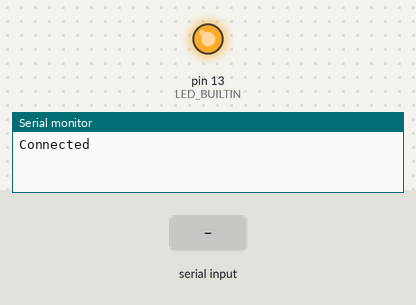
The sketch below on a simulated Arduino Uno, built with avr-gcc and run on an emulated ATmega328P. Shown: output pins drawn as LEDs (lit = HIGH), the last lines printed to the serial monitor. Inputs (shaded band) come from the test bench.

Above: at 1.2 s.
1.3 s: byte 33 ('!') received over Serial
At 2.1 s:
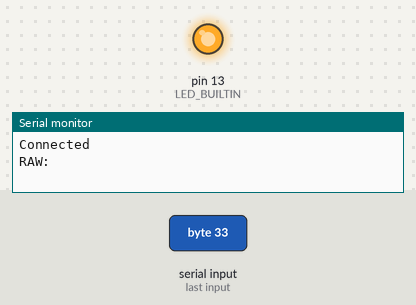
2.8 s: "!\n" received over Serial
At 8.3 s:
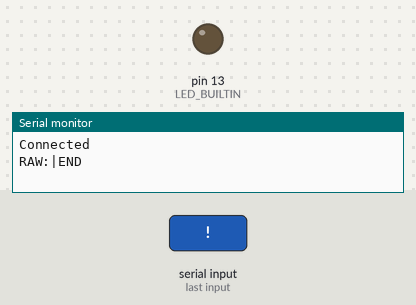
8.4 s: "<!>" received over Serial
At 9.0 s:
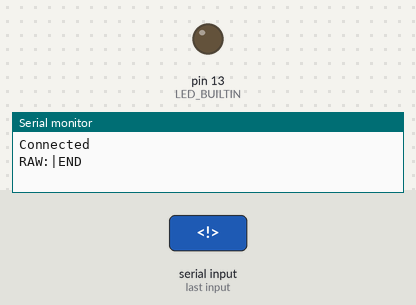
9.9 s: byte 10 ('\n') received over Serial
At 11.3 s:
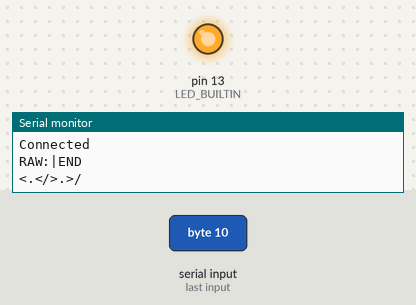
Timing chart, 0 to 12.4 s (numbered marks = the images above; inputs shaded):
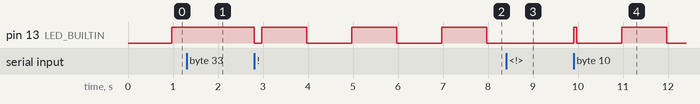

Measured:
- after the input at 1.3 s, pin 13 (LED_BUILTIN): stays HIGH (without the input it goes to LOW after 0.67 s)
- after the input at 2.8 s, pin 13 (LED_BUILTIN): HIGH → LOW at once, then repeats every 2.0 s: HIGH 1.0 s, LOW 1.0 s
- after the input at 8.4 s, pin 13 (LED_BUILTIN): stays LOW (without the input it goes to HIGH after 0.57 s)
- after the input at 9.9 s, pin 13 (LED_BUILTIN): LOW → HIGH at once, → LOW 0.07 s later, → HIGH 1.0 s later, → LOW 1.0 s later

The sketch:

usb_serial_relay.ino
```cpp
#include <SoftwareSerial.h>

/*
Command format:

PPT commands:
"<(<#60(^" Left, RotateLeft, Left, Softdrop 60f, RotateLeft, HardDrop

<  left
>  right
)  rotateRight
(  rotateLeft
*  hold
^  hardDrop
#xx  softDrop for xx frames (in 60fps)
*/

#define FRAME_RATE 30

SoftwareSerial ss(2, 3);  // RX,TX
char lastMsg = 0;
long frames = 0;
char commands[32];
int cmdIndex = -1;
int cmdLength = 0;
int waitFrames = 0;

void setup() {
  Serial.begin(57600);
  ss.begin(57600);
  Serial.println("Connected");
  pinMode(LED_BUILTIN, OUTPUT);
}

void loop() {
  while (1000 * frames > millis() * FRAME_RATE) {
    ;
  }  // Spin wait to sync framerate
  frames++;
  if (frames % FRAME_RATE == 0) {
    digitalWrite(LED_BUILTIN, (frames / FRAME_RATE) % 2);
  }

  while (ss.available())
  {
    Serial.write(ss.read());
  }


  if (Serial.available()) {
    readCommand();
  }

  if (waitFrames > 0) {
    waitFrames--;
    return;
  }

  if (cmdIndex < 0) return;

  char m = lastMsg;
  if (lastMsg != 0) {
    sendSerial(lastMsg);
    sendSerial('/');
    lastMsg = 0;
  }

  if (cmdIndex >= cmdLength) {
    cmdIndex = -1;
    return;
  }

  getOpcode();
  if (m != 0 && m == lastMsg) {
    cmdIndex--;
    lastMsg = 0;
  } else if (lastMsg != 0) {
    sendSerial(lastMsg);
    sendSerial('.');
  }
}

void readCommand() {
  if (Serial.available() && Serial.peek() == '!') {
    Serial.print("RAW:");
    Serial.read();
    while (true) {
      while (!Serial.available()) {}
      char r = Serial.read();
      if (r == '\n' || r == '!') {
        Serial.println("|END");
        break;
      } else {
        Serial.write(r);
        ss.write(r);
      }
    }
    return;
  }

  int i = 0;
  while (i < 32) {
    while (!Serial.available()) {}
    char msg = Serial.read();
    if (msg == '\n') break;
    commands[i++] = msg;
  }
  cmdLength = i;
  if (i > 0) {
    cmdIndex = 0;
    Serial.write('\n');
  }
}

void getOpcode() {
  if (cmdIndex >= cmdLength) return;
  char cmd = commands[cmdIndex++];
  switch (cmd) {
    case '<':
      lastMsg = '<';
      break;
    case '>':
      lastMsg = '>';
      break;
    case ')':
      lastMsg = 'a';
      break;
    case '(':
      lastMsg = 'b';
      break;
    case '^':
      lastMsg = 'u';
      break;
    case '*':
      lastMsg = 'r';
      break;
    case '#':
      waitFrames = asciiToInt(commands[cmdIndex++]) * 10 +
                   asciiToInt(commands[cmdIndex++]);
      lastMsg = 'd';
      break;
    default:
      // digitalWrite(LED_BUILTIN, HIGH);
      break;
  }
}

void sendSerial(char c) {
  Serial.write(c);
  ss.write(c);
}

int asciiToInt(char c) { return c - 0x30; }
```
